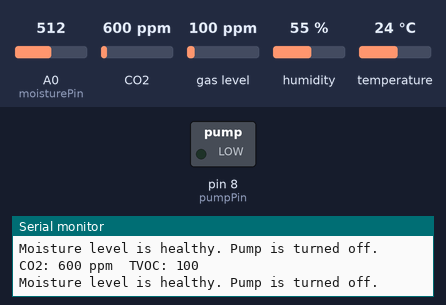
A sketch run on a simulated Arduino Uno, built with avr-gcc and run on an emulated ATmega328P. Shown: switched loads named in the sketch (green lamp = pin HIGH), the last lines printed to the serial monitor. The inputs (shaded band) are chosen by the test bench; at power-on: A0 (moisturePin) = 512, humidity 55 %, CO2 600 ppm, gas level 100 ppm, temperature 24 °C.

Above: at 1.8 s.
1.9 s: A0 (moisturePin) set to 483
At 3.0 s:
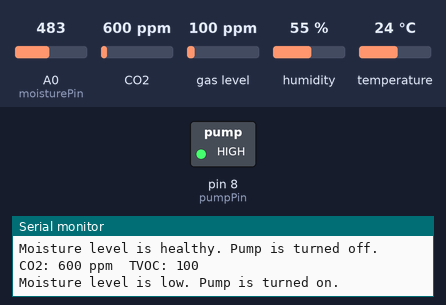
3.5 s: humidity set to 41 %
5.0 s: humidity set to 38 %
19.3 s: A0 (moisturePin) set to 510
At 21.3 s:
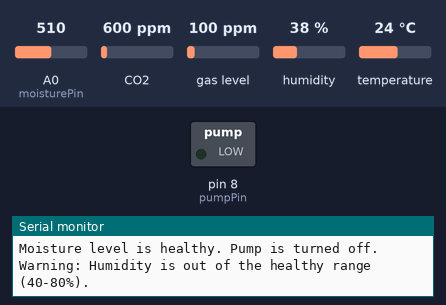
Timing chart, 0 to 22.5 s (numbered marks = the images above; inputs shaded):
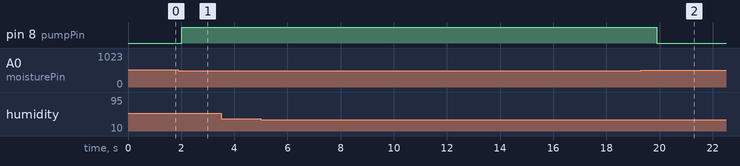

Measured:
- the behaviour switches between 500 and 499 on A0 (moisturePin) (found by bisection; images 0 and 1)
- after the input at 1.9 s, pin 8 (pumpPin): LOW → HIGH after 0.13 s
- after the input at 19.3 s, pin 8 (pumpPin): HIGH → LOW after 0.60 s

The sketch:

Full_fleged_irrigation_system.ino
```cpp
#include <DHT.h>
#include <Adafruit_Sensor.h>
#include <Adafruit_CCS811.h>

#define DHTPIN 2
#define DHTTYPE DHT22
DHT dht(DHTPIN, DHTTYPE);

Adafruit_CCS811 ccs;

int moisturePin = A0;
int pumpPin = 8;

void setup() {
  pinMode(pumpPin, OUTPUT);
  Serial.begin(9600);

  if (!ccs.begin()) {
    Serial.println("Failed to start CCS811 sensor! Please check wiring.");
    while (1);
  }

  dht.begin();
}

void loop() {
  int moistureValue = analogRead(moisturePin);
  float temperature = dht.readTemperature();
  float humidity = dht.readHumidity();

  if (ccs.available()) {
    if (!ccs.readData()) {
      Serial.print("CO2: ");
      Serial.print(ccs.geteCO2());
      Serial.print(" ppm\t");
      Serial.print("TVOC: ");
      Serial.println(ccs.getTVOC());
    }
  }

  if (moistureValue < 500) {
    digitalWrite(pumpPin, HIGH);
    Serial.println("Moisture level is low. Pump is turned on.");
  } else {
    digitalWrite(pumpPin, LOW);
    Serial.println("Moisture level is healthy. Pump is turned off.");
  }

  if (temperature < 15 || temperature > 30) {
    Serial.println("Warning: Temperature is out of the healthy range (15-30°C).");
  }

  if (humidity < 40 || humidity > 80) {
    Serial.println("Warning: Humidity is out of the healthy range (40-80%).");
  }

  delay(1000);
}
```
